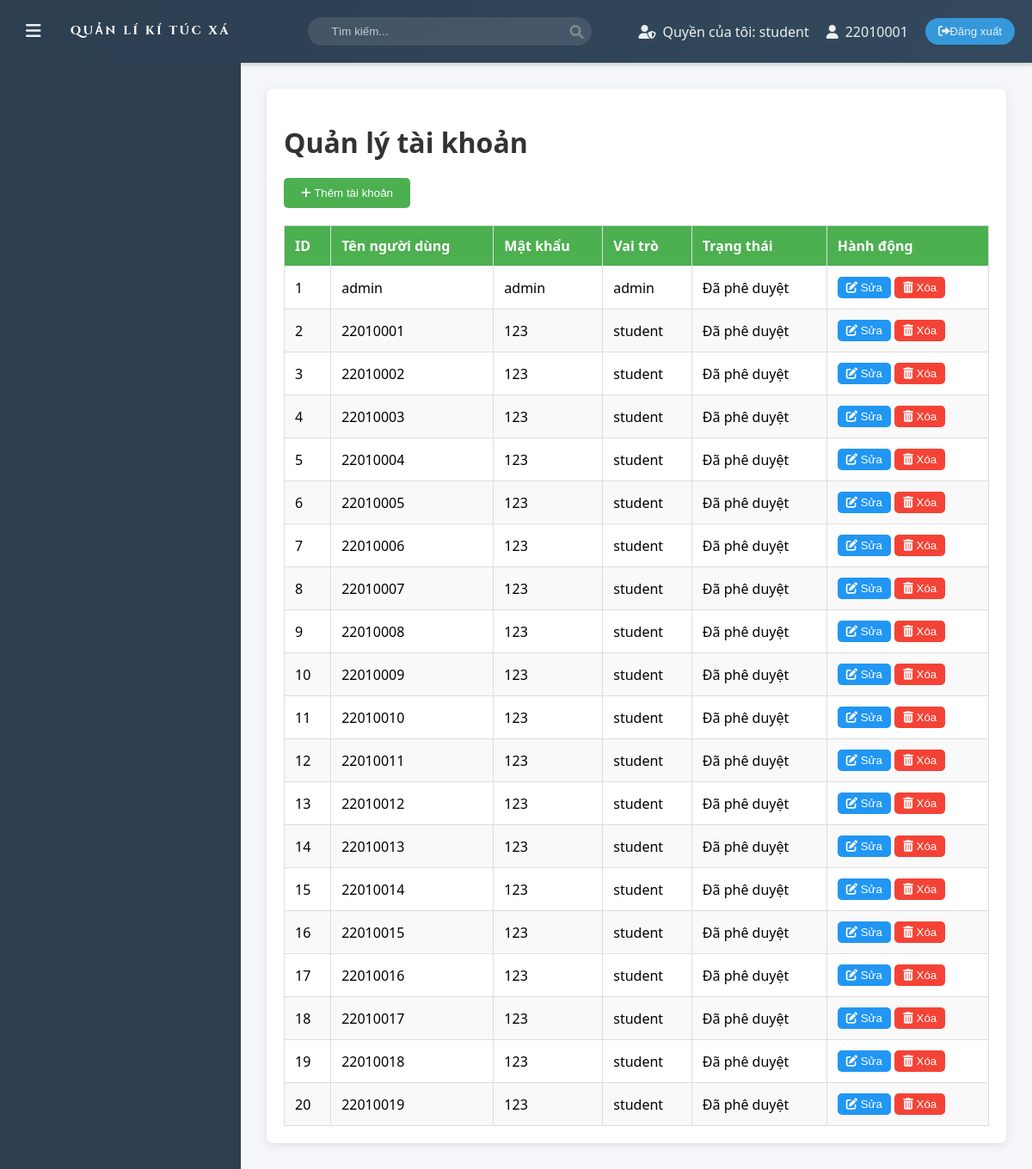
The app's page /php/admin/manage_account.php (signed in) with its own data.
### tables this page shows
CREATE TABLE Users (
    user_id INT AUTO_INCREMENT PRIMARY KEY,
    username VARCHAR(255) NOT NULL,
    password VARCHAR(255) NOT NULL,
    role ENUM('manager', 'student_manager', 'accountant', 'admin', 'student') NOT NULL,
    is_approved TINYINT(1) DEFAULT 0,
    activation_token  VARCHAR(255) NOT NULL,
    created_at TIMESTAMP DEFAULT CURRENT_TIMESTAMP
);

### php/admin/manage_account.php (the view, shortened to what this page needs)
<?php
include '../config/db_connect.php';
$sql = "SELECT user_id, username, password, role, is_approved FROM Users";
$result = $conn->query($sql);
?>
<!DOCTYPE html>
<html lang="vi">
<head>
    <link rel="stylesheet" href="../../assets/css/main.css">
    <link rel="stylesheet" href="../../assets/css/account.css">
    <link rel="stylesheet" href="https://cdnjs.cloudflare.com/ajax/libs/font-awesome/6.0.0/css/all.min.css">
</head>
<body>
    <?php include 'layout/header.php'; ?>
    <div class="container">
        <?php include 'layout/menu.php'; ?>
        <main class="content">
            <div class="account-list-container">
                <h1>Quản lý tài khoản</h1>
                <button id="add-account-btn" class="add-btn">
                    <i class="fas fa-plus"></i> Thêm tài khoản
                </button>
                <table border="1">
                    <thead>
                        <tr>
                            <th>ID</th>
                            <th>Tên người dùng</th>
                             <th>Mật khẩu</th>
                            <th>Vai trò</th>
                            <th>Trạng thái</th>
                            <th>Hành động</th>
                        </tr>
                    </thead>
                    <tbody>
                        <?php
                            if ($result->num_rows > 0) :
                            while ($row = $result->fetch_assoc()):
                                ?>
                                <tr data-id="<?php echo htmlspecialchars($row['user_id']); ?>">
                                    <td><?php echo htmlspecialchars($row['user_id']); ?></td>
                                    <td><?php echo htmlspecialchars($row['username']); ?></td>
                                     <td class="password-cell"><?php echo htmlspecialchars($row['password']); ?></td>
                                    <td><?php echo htmlspecialchars($row['role']); ?></td>
                                    <td><?php echo $row['is_approved'] ? 'Đã phê duyệt' : 'Chưa phê duyệt'; ?></td>
                                    <td>
                                        <button class="edit-btn" data-id="<?php echo htmlspecialchars($row['user_id']); ?>">
                                            <i class="fas fa-edit"></i> Sửa
                                        </button>
                                        <button class="delete-btn" data-id="<?php echo htmlspecialchars($row['user_id']); ?>">
                                            <i class="fas fa-trash-alt"></i> Xóa
                                        </button>
                                    </td>
                                </tr>
                                <?php
                            endwhile;
                        else :
                            ?>
                            <tr>
                                <td colspan="6">Không có tài khoản nào.</td>
                            </tr>
                         <?php  endif;
                         ?>
                    </tbody>
                </table>
            </div>
        </main>
    </div>
</body>
</html>

### php/admin/layout/header.php (shortened to what this page needs)
<?php
$username = $_SESSION['username'];
$role = $_SESSION['role'];
?>
<header>
    <div class="header-container">
        <div class="left-section">
            <button id="menu-toggle">
                <i class="fas fa-bars"></i>
            </button>
            <div class="logo_header">
                <div onclick="window.location.href='main.php'" class="img"><img src="../../assets/img/header.png" alt=""></div>
            </div>
        </div>
        <div class="search-box">
            <i class="fas fa-search"></i>
            <input type="text" id="menu-search" placeholder="Tìm kiếm...">
        </div>
        <div class="right-section">
            <div class="user-info">
                <div class="role">
                    <i class="fas fa-user-shield"></i>
                    <span>Quyền của tôi: <?php echo htmlspecialchars($role); ?></span>
                </div>
                <div class="username">
                    <i class="fas fa-user"></i>
                    <span id="username"><?php echo htmlspecialchars($username); ?></span>
                </div>
                <form method="POST" style="display:inline;">
                    <button type="submit" name="logout" id="logout">
                        <i class="fas fa-sign-out-alt"></i>
                        Đăng xuất
                    </button>
                </form>
            </div>
        </div>
    </div>
</header>

### php/admin/layout/menu.php (shortened to what this page needs)
<nav class="sidebar">
</nav>

### assets/css/main.css (style rules this page uses)
:root { --primary-color: #2c3e50; --secondary-color: #34495e; --accent-color: #3498db; --text-color: #ecf0f1; --hover-color: #2980b9; --transition-speed: 0.3s; }
body { font-family: 'Segoe UI', Tahoma, Geneva, Verdana, sans-serif; margin: 0; padding: 0; background-color: #f5f6fa; }
header { background: linear-gradient(135deg, var(--primary-color), var(--secondary-color)); color: var(--text-color); padding: 15px 0; box-shadow: 0 2px 5px rgba(0,0,0,0.2); }
.header-container { display: flex; justify-content: space-between; align-items: center; padding: 0 20px; }
.left-section { display: flex; align-items: center; gap: 20px; }
#menu-toggle { background: none; border: none; color: var(--text-color); font-size: 20px; cursor: pointer; padding: 10px; transition: var(--transition-speed); }
.search-box { display: flex; align-items: center; background-color: rgba(255, 255, 255, 0.1); padding: 8px 15px; border-radius: 20px; }
.search-box input { background: none; border: none; color: var(--text-color); margin-left: 10px; width: 200px; outline: none; }
.search-box input::placeholder { color: rgba(255, 255, 255, 0.7); }
.search-box { position: relative; width: 300px; }
.search-box .fa-search { position: absolute; right: 10px; top: 50%; transform: translateY(-50%); color: #7f8c8d; }
.right-section .user-info { display: flex; align-items: center; gap: 20px; }
.role, .username { display: flex; align-items: center; gap: 8px; }
.logo_header { display: flex; text-align: center; }
.logo_header .img { width: 192px; margin-right: 35px; }
.img img { width: 100%; }
#logout { background-color: var(--accent-color); border: none; color: var(--text-color); padding: 8px 15px; border-radius: 20px; cursor: pointer; transition: var(--transition-speed); display: flex; align-items: center; }
.container { display: flex; min-height: calc(100vh - 70px); }
.sidebar { width: 280px; background-color: var(--primary-color); color: var(--text-color); padding: 20px 0; transition: var(--transition-speed); transform: translateX(0); }
.content { flex-grow: 1; padding: 30px; transition: var(--transition-speed); }
.content h1 { color: var(--primary-color); margin-bottom: 30px; text-align: center; }

### assets/css/account.css (style rules this page uses)
.account-list-container { margin: 0 auto; padding: 20px; background-color: #ffffff; border-radius: 8px; box-shadow: 0 2px 10px rgba(0, 0, 0, 0.1); }
.account-list-container h1 { text-align: left; color: #333; margin-bottom: 20px; }
.add-btn { display: block; padding: 10px 20px; background-color: #4CAF50; color: white; border: none; border-radius: 5px; cursor: pointer; transition: background-color 0.3s; }
.account-list-container table { width: 100%; border-collapse: collapse; margin-top: 20px; }
.account-list-container th, .account-list-container td { padding: 12px; text-align: left; border: 1px solid #ddd; }
.account-list-container th { background-color: #4CAF50; color: white; }
.account-list-container tr:nth-child(even) { background-color: #f9f9f9; }
.account-list-container .edit-btn, .account-list-container .approve-btn, .account-list-container .delete-btn { padding: 5px 10px; border: none; border-radius: 5px; cursor: pointer; transition: background-color 0.3s; }
.account-list-container .edit-btn { background-color: #2196F3; color: white; }
.account-list-container .delete-btn { background-color: #f44336; color: white; }

### records on screen
users: user_id "1", username "admin", password "admin", role "admin", is_approved "Đã phê duyệt"
users: user_id "2", username "22010001", password "123", role "student", is_approved "Đã phê duyệt"
users: user_id "3", username "22010002", password "123", role "student", is_approved "Đã phê duyệt"
users: user_id "4", username "22010003", password "123", role "student", is_approved "Đã phê duyệt"
users: user_id "5", username "22010004", password "123", role "student", is_approved "Đã phê duyệt"
users: user_id "6", username "22010005", password "123", role "student", is_approved "Đã phê duyệt"
users: user_id "7", username "22010006", password "123", role "student", is_approved "Đã phê duyệt"
users: user_id "8", username "22010007", password "123", role "student", is_approved "Đã phê duyệt"
users: user_id "9", username "22010008", password "123", role "student", is_approved "Đã phê duyệt"
users: user_id "10", username "22010009", password "123", role "student", is_approved "Đã phê duyệt"
users: user_id "11", username "22010010", password "123", role "student", is_approved "Đã phê duyệt"
users: user_id "12", username "22010011", password "123", role "student", is_approved "Đã phê duyệt"
users: user_id "13", username "22010012", password "123", role "student", is_approved "Đã phê duyệt"
users: user_id "14", username "22010013", password "123", role "student", is_approved "Đã phê duyệt"
users: user_id "15", username "22010014", password "123", role "student", is_approved "Đã phê duyệt"
users: user_id "16", username "22010015", password "123", role "student", is_approved "Đã phê duyệt"
users: user_id "17", username "22010016", password "123", role "student", is_approved "Đã phê duyệt"
users: user_id "18", username "22010017", password "123", role "student", is_approved "Đã phê duyệt"
users: user_id "19", username "22010018", password "123", role "student", is_approved "Đã phê duyệt"
users: user_id "20", username "22010019", password "123", role "student", is_approved "Đã phê duyệt"

### other values on screen
$role "student"
$username "22010001"
